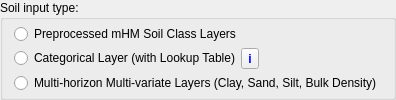
             <widget class="QGroupBox" name="groupBox_soilInputType">
              <property name="title">
               <string>Soil input type:</string>
              </property>
              <layout class="QVBoxLayout" name="verticalLayout_23">
               <property name="spacing">
                <number>0</number>
               </property>
               <property name="topMargin">
                <number>0</number>
               </property>
               <property name="bottomMargin">
                <number>0</number>
               </property>
               <item>
                <widget class="QRadioButton" name="radioButton_soilReady">
                 <property name="text">
                  <string>Preprocessed mHM Soil Class Layers</string>
                 </property>
                </widget>
               </item>
               <item>
                <layout class="QHBoxLayout" name="horizontalLayout_soilLookup">
                 <item>
                  <widget class="QRadioButton" name="radioButton_soilLookup">
                   <property name="text">
                    <string>Categorical Layer (with Lookup Table)</string>
                   </property>
                  </widget>
                 </item>
                 <item>
                  <widget class="QToolButton" name="toolButton_soilLookupInfo">
                   <property name="font">
                    <font>
                     <bold>true</bold>
                    </font>
                   </property>
                   <property name="toolTip">
                    <string>Lookup table (CSV or TXT):
- Mapping field: the column whose values match the categories of the input layer.
- Class field: the mHM soil class ID.
The horizons, either one row per horizon:
  HORIZON, UPPER_DEPTH and LOWER_DEPTH (mm), CLAY, SAND and SILT (%), BULK_DENSITY (g/cm3)
or one row per soil class:
  HORIZONS (count), then DEPTH1, CLAY1, SAND1, SILT1, BULK_DENSITY1, DEPTH2, ...
  (DEPTHn is the bottom of horizon n in mm)
Columns starting with * are ignored; a [unit] suffix in a column name is allowed.

Example (one row per horizon):
CODE,SOIL_ID,HORIZON,UPPER_DEPTH,LOWER_DEPTH,CLAY,SAND,SILT,BULK_DENSITY
12,1,1,0,300,20,45,35,1.35
12,1,2,300,1000,28,40,32,1.50</string>
                   </property>
                   <property name="accessibleName">
                    <string>Soil lookup table</string>
                   </property>
                   <property name="styleSheet">
                    <string notr="true">QToolButton { color: palette(link); }</string>
                   </property>
                   <property name="text">
                    <string>i</string>
                   </property>
                  </widget>
                 </item>
                 <item>
                  <spacer name="horizontalSpacer_soilLookup">
                   <property name="orientation">
                    <enum>Qt::Horizontal</enum>
                   </property>
                   <property name="sizeHint" stdset="0">
                    <size>
                     <width>40</width>
                     <height>20</height>
                    </size>
                   </property>
                  </spacer>
                 </item>
                </layout>
               </item>
               <item>
                <widget class="QRadioButton" name="radioButton_soilMultiHorizon">
                 <property name="text">
                  <string>Multi-horizon Multi-variate Layers (Clay, Sand, Silt, Bulk Density)</string>
                 </property>
                </widget>
               </item>
              </layout>
             </widget>
